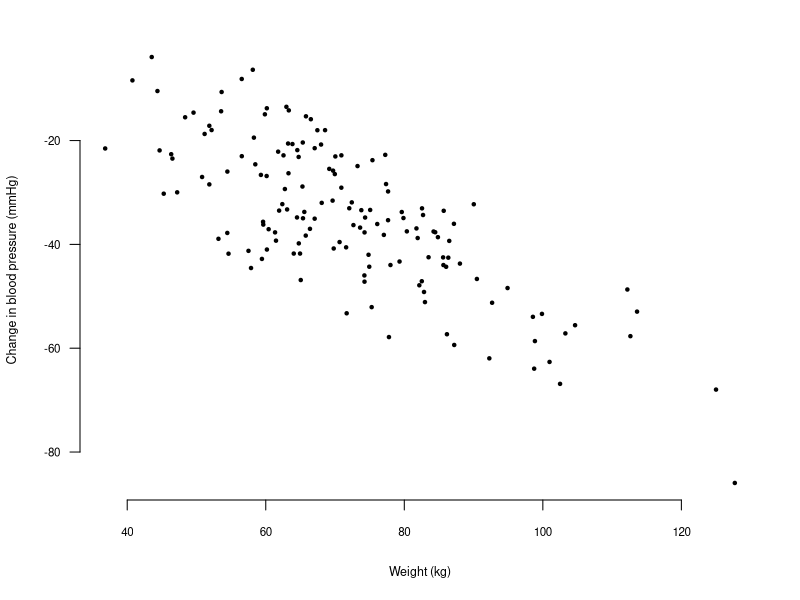
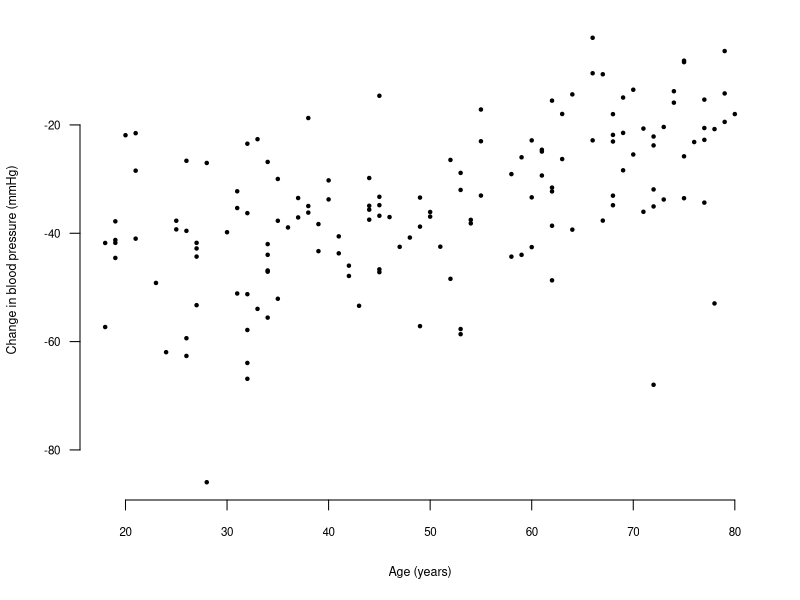
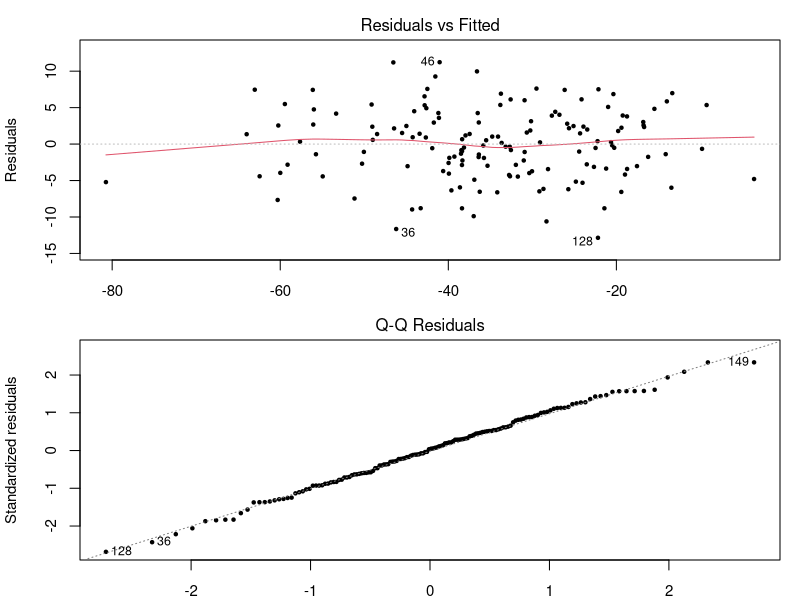
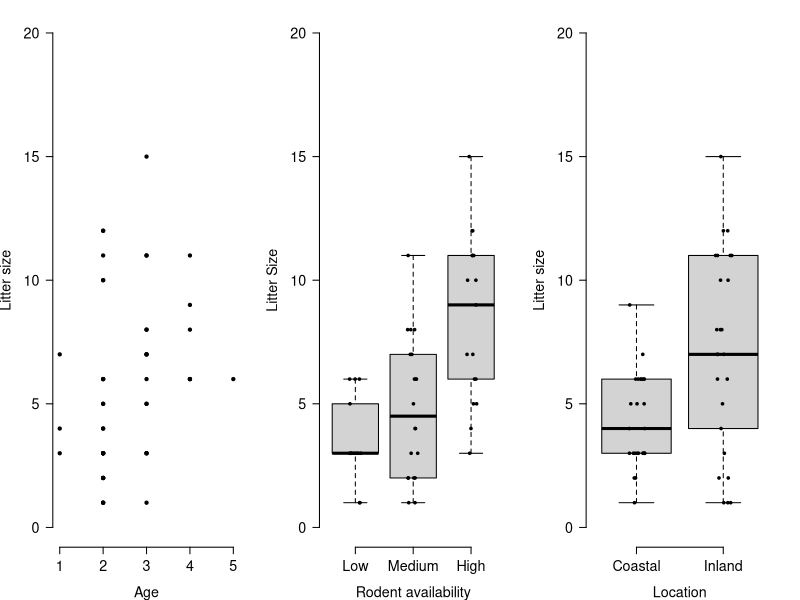
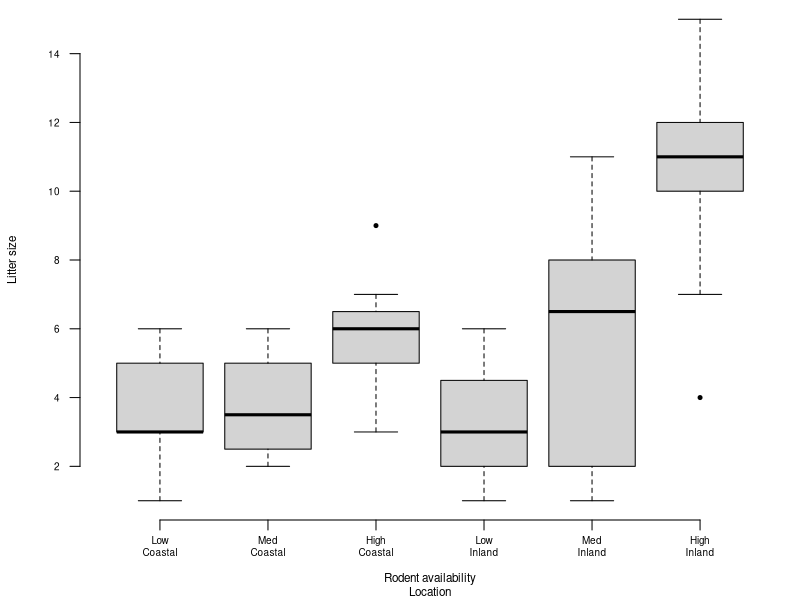
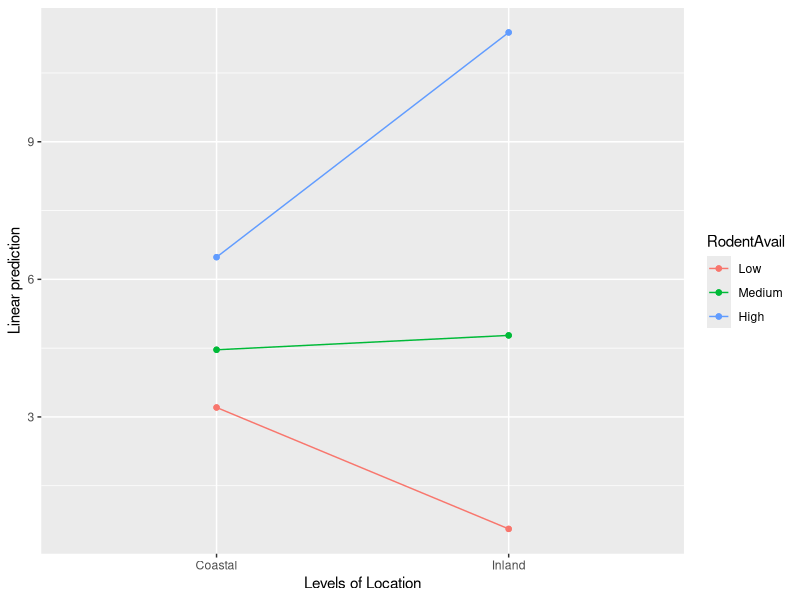
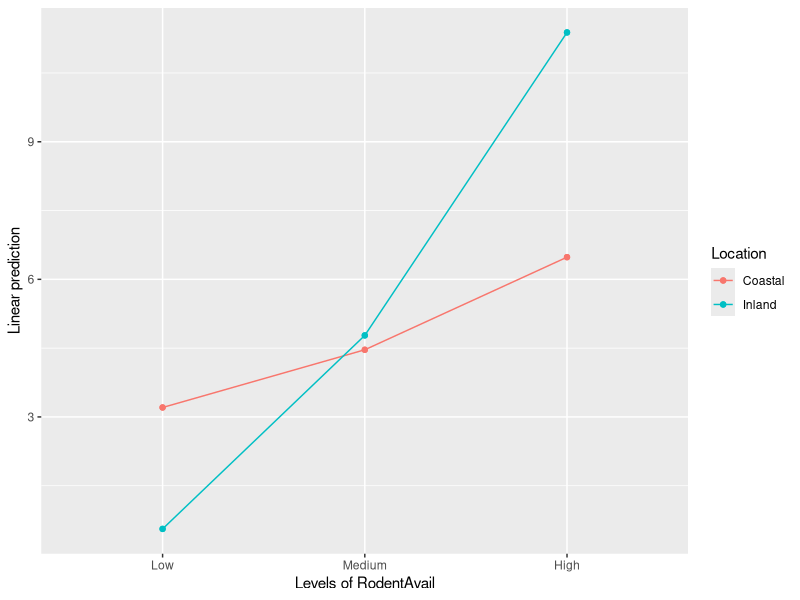

Generate these figures, in order, with R:
## ---- chunk 1
library(tufte)
library(xtable)
knitr::opts_chunk$set(echo = TRUE)
knitr::opts_knit$set(global.par = TRUE)

# See https://stackoverflow.com/questions/25646333/code-chunk-font-size-in-rmarkdown-with-knitr-and-latex
def.chunk.hook  <- knitr::knit_hooks$get("chunk")
knitr::knit_hooks$set(chunk = function(x, options) 
  {
  x <- def.chunk.hook(x, options)
  ifelse(options$size != "normalsize", paste0("\\", options$size,"\n\n", x, "\n\n\\normalsize"), x)
  })

# See https://stackoverflow.com/questions/23349525/how-to-set-knitr-chunk-output-width-on-a-per-chunk-basis
knitr::knit_hooks$set(width=local({
    .width <- 0
    function(before, options, envir) {
        if (before) .width <<- options(width=options$width)
        else options(.width)
    }
}))

## ---- chunk 2
pressure <- read.csv("pressure.csv")
## ---- chunk 3
par(mar = c(5, 4, 2, 2))
plot(Response ~ Weight, pressure, pch = 20, las = 1, cex = 0.7, bty = "n",
     xlab = "Weight (kg)", ylab = "Change in blood pressure (mmHg)", 
     cex.axis = 0.7, cex.lab = 0.75)
## ---- chunk 4
model <- lm(Response ~ Weight, data = pressure)
## ---- chunk 5
summary(model)
## ---- chunk 6
par(mar = c(5, 4, 1, 2))
plot(Response ~ Age, pressure, pch = 20, las = 1, cex = 0.7, bty = "n",
     xlab = "Age (years)", ylab = "Change in blood pressure (mmHg)", 
     cex.axis = 0.7, cex.lab = 0.75)
## ---- chunk 7
model.2 <- lm(Response ~ Weight + Age, data = pressure)
## ---- chunk 8
par(mar = c(2, 4, 2, 1), mfrow = c(2, 1), cex.axis = 0.9, cex.lab = 0.9, pch = 20)
plot(model.2, 1:2, cex = 0.7)
## ---- chunk 9
summary(model.2)
## ---- chunk 10
model.3 <- lm(Response ~ Weight + Age + Sex, data = pressure)
## ---- chunk 11
summary(model.3)
## ---- chunk 12
anova(model, model.2)
## ---- chunk 13
anova(model.2, model.3)
## ---- chunk 14
drop1(model.3, test = "F")
## ---- chunk 15
foxes <- read.csv("fox.csv")

summary(foxes)
## ---- chunk 16
foxes$RodentAvail <- factor(foxes$RodentAvail, 
                            levels = c("Low", "Medium", "High"))
## ---- chunk 17
oldpar <- par(mfrow = c(1, 3), mar = c(4, 4, 1, 2), 
              las = 1, bty = "n", cex.lab = 1.3, cex.axis = 1.3)
plot(LitterSize ~ Age, data = foxes, pch = 20, 
     ylim = c(0, 20), ylab = "Litter size")
boxplot(LitterSize ~ RodentAvail, data = foxes, 
        ylim = c(0, 20), ylab = "Litter Size", 
        xlab = "Rodent availability", frame = F)
stripchart(LitterSize ~ RodentAvail, data = foxes,
           vertical = TRUE, pch = 20, cex = 0.8,
           add = TRUE, method = "jitter")
boxplot(LitterSize ~ Location, data = foxes, 
        ylim = c(0, 20), ylab = "Litter size")
stripchart(LitterSize ~ Location, data = foxes,
           vertical = TRUE, pch = 20, cex = 0.8,
           add = TRUE, method = "jitter")
par(oldpar)
## ---- chunk 18
model <- lm(LitterSize ~ Age + Location + RodentAvail, data = foxes)
## ---- chunk 19
summary(model)
## ---- chunk 20
par(cex.lab = 0.7, cex.axis = 0.7, las = 1, bty = "n", 
    mfrow = c(1, 1), mar = c(4, 4, 0, 1))
## ---- chunk 21
boxplot(LitterSize ~ RodentAvail * Location, data = foxes, 
        pch = 20, cex = 0.8, ylab = "Litter size",
        las = 1, cex.axis = 0.6, xlab = "Rodent availability\nLocation",
        names = c("Low\nCoastal", "Med\nCoastal", "High\nCoastal",
                  "Low\nInland", "Med\nInland", "High\nInland"))
## ---- chunk 22
model.2 <- lm(LitterSize ~ Age + Location + RodentAvail + RodentAvail:Location, data = foxes)
## ---- chunk 23
model.2 <- lm(LitterSize ~ Age + Location * RodentAvail, data = foxes)
## ---- chunk 24
summary(model.2)
## ---- chunk 25
par(mar = c(4, 4, 1, 4), cex = 0.5, cex.lab = 1, cex.axis = 1)
## ---- chunk 26
library(emmeans) # You need to have emmeans installed for this!
emmip(model.2, RodentAvail ~ Location)
emmip(model.2, Location ~ RodentAvail)
## ---- chunk 27
marginals <- emmeans(model.2, ~ Location * RodentAvail)
pairs(marginals, by = "RodentAvail")
